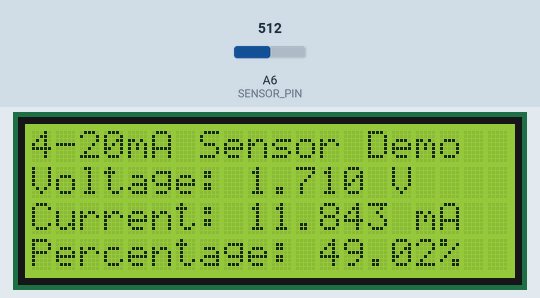
Simulated run of this sketch. Board: Arduino Nano, built with avr-gcc and run on an emulated ATmega328P. Shown: 20×4 character LCD. The test bench sets the inputs (shaded band); at power-on: A6 (SENSOR_PIN) = 512.

Above: at 1.2 s.
1.3 s: A6 (SENSOR_PIN) set to 716
At 3.6 s:
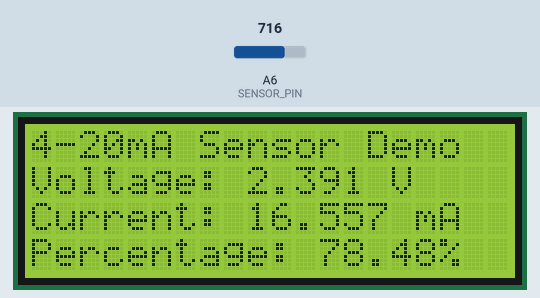
4.0 s: A6 (SENSOR_PIN) set to 900
At 6.1 s:
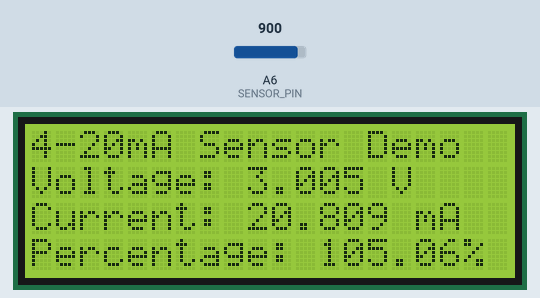
6.4 s: A6 (SENSOR_PIN) set to 1023
At 7.8 s:
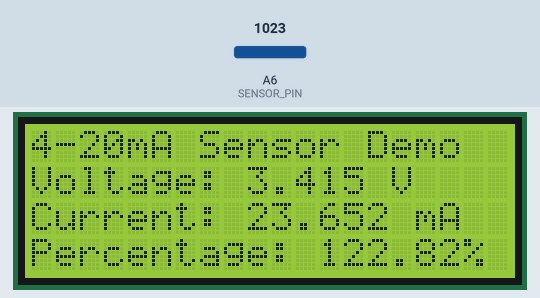
Timing chart, 0 to 9.4 s (numbered marks = the images above; inputs shaded):
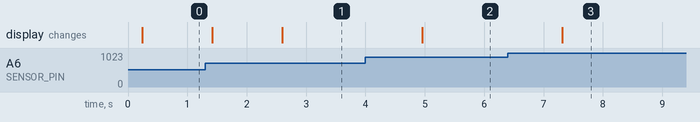

Measured:
- after the input at 1.3 s, the display: first changes after 0.12 s (image 1 shows a later state)
- after the input at 4.0 s, the display: changes after 0.96 s (image 2)
- after the input at 6.4 s, the display: changes after 0.92 s (image 3)

The sketch:

sensor_demo.ino
```cpp
//Example sketch for 4-20mA sensor
#include <Wire.h>
#include <hd44780.h>                       // For running the LCD screen. copy pasted from library example, main hd44780 header
#include <hd44780ioClass/hd44780_I2Cexp.h> // For running the LCD screen. copy pasted from library example. i2c expander i/o class header
const int SENSOR_PIN = A6;
const int NUM_AVG = 1000; //many ADC reads + average = lower noise
const float RESISTOR_VALUE = 144.4;
const float ANALOG_REFERENCE_VALUE = 3.417; //Analog reference, which is also the full scale voltage of ADC in this case
hd44780_I2Cexp lcd(0x27); // declare lcd object: auto locate & auto config expander chip
//----------------------------------------
void setup() {    // put your setup code here, to run once:
  lcd.begin(20,4); //LCD screen size 20 columns by 4 lines
  lcd.backlight(); //If you don't want backlight, use lcd.noBacklight();
  analogReference(EXTERNAL); //use external 3.3V reference
}
//-----------------------------------------
void display_sensor_value() {
  long int adc_reading = 0;
  for (int i = 0; i<NUM_AVG; i++) {adc_reading += analogRead(SENSOR_PIN);}
  float voltage_value = ((float)adc_reading/NUM_AVG + 0.5 )/1024.0*ANALOG_REFERENCE_VALUE; // +0.5 is to change from round down to round to nearest for ADCs
  float current_value_mA = voltage_value / RESISTOR_VALUE * 1000.0;
  float percentage_value = current_value_mA*6.25 - 25.0;
  lcd.clear();
  lcd.setCursor(0,0); lcd.print("4-20mA Sensor Demo");
  lcd.setCursor(0,1); lcd.print(String("Voltage: ") + String(voltage_value,3) + " V");
  lcd.setCursor(0,2); lcd.print(String("Current: ") + String(current_value_mA, 3) + " mA");
  lcd.setCursor(0,3); lcd.print(String("Percentage: ") + String(percentage_value,2) + '%');
}
//-----------------------------------------
void loop() {  // put your main code here, to run repeated
  display_sensor_value();
  delay(1000);
}
```
